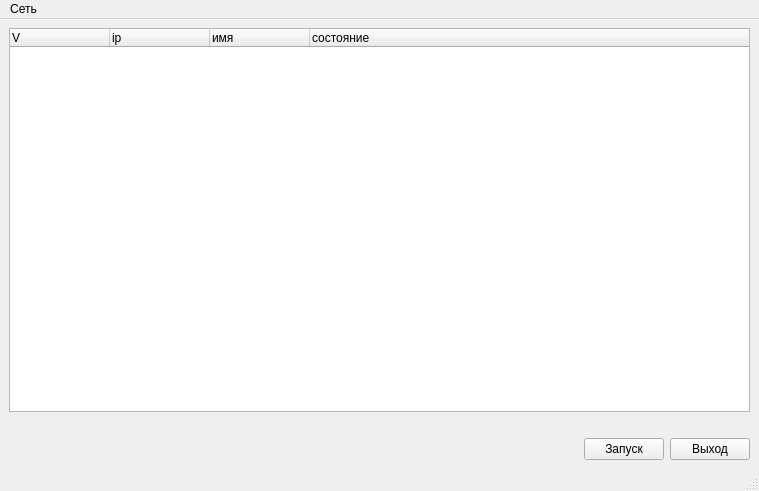
<?xml version="1.0" encoding="UTF-8"?>
<ui version="4.0">
 <class>MainWindow</class>
 <widget class="QMainWindow" name="MainWindow">
  <property name="geometry">
   <rect>
    <x>0</x>
    <y>0</y>
    <width>759</width>
    <height>491</height>
   </rect>
  </property>
  <property name="windowTitle">
   <string>Сетевой Image For Linux </string>
  </property>
  <widget class="QWidget" name="centralwidget">
   <layout class="QGridLayout" name="gridLayout_2">
    <item row="0" column="0">
     <widget class="QTreeWidget" name="treeWidget">
      <column>
       <property name="text">
        <string>V</string>
       </property>
      </column>
      <column>
       <property name="text">
        <string>ip </string>
       </property>
      </column>
      <column>
       <property name="text">
        <string>имя</string>
       </property>
      </column>
      <column>
       <property name="text">
        <string>состояние</string>
       </property>
      </column>
     </widget>
    </item>
    <item row="2" column="0">
     <spacer name="horizontalSpacer">
      <property name="orientation">
       <enum>Qt::Horizontal</enum>
      </property>
      <property name="sizeHint" stdset="0">
       <size>
        <width>40</width>
        <height>20</height>
       </size>
      </property>
     </spacer>
    </item>
    <item row="3" column="0">
     <layout class="QGridLayout" name="gridLayout">
      <item row="0" column="5">
       <widget class="QPushButton" name="pushButton">
        <property name="maximumSize">
         <size>
          <width>80</width>
          <height>24</height>
         </size>
        </property>
        <property name="layoutDirection">
         <enum>Qt::RightToLeft</enum>
        </property>
        <property name="text">
         <string>Выход</string>
        </property>
       </widget>
      </item>
      <item row="0" column="4">
       <widget class="QPushButton" name="pushButton_2">
        <property name="maximumSize">
         <size>
          <width>80</width>
          <height>24</height>
         </size>
        </property>
        <property name="layoutDirection">
         <enum>Qt::LeftToRight</enum>
        </property>
        <property name="text">
         <string>Запуск</string>
        </property>
       </widget>
      </item>
      <item row="0" column="0">
       <spacer name="horizontalSpacer_2">
        <property name="orientation">
         <enum>Qt::Horizontal</enum>
        </property>
        <property name="sizeHint" stdset="0">
         <size>
          <width>40</width>
          <height>20</height>
         </size>
        </property>
       </spacer>
      </item>
     </layout>
    </item>
   </layout>
  </widget>
  <widget class="QMenuBar" name="menubar">
   <property name="geometry">
    <rect>
     <x>0</x>
     <y>0</y>
     <width>759</width>
     <height>21</height>
    </rect>
   </property>
   <widget class="QMenu" name="menu">
    <property name="title">
     <string>Сеть</string>
    </property>
    <addaction name="action"/>
    <addaction name="action_2"/>
   </widget>
   <addaction name="menu"/>
  </widget>
  <widget class="QStatusBar" name="statusbar"/>
  <action name="action">
   <property name="text">
    <string>сканировать</string>
   </property>
  </action>
  <action name="action_2">
   <property name="text">
    <string>проверить доступ</string>
   </property>
  </action>
 </widget>
 <resources/>
 <connections/>
</ui>
